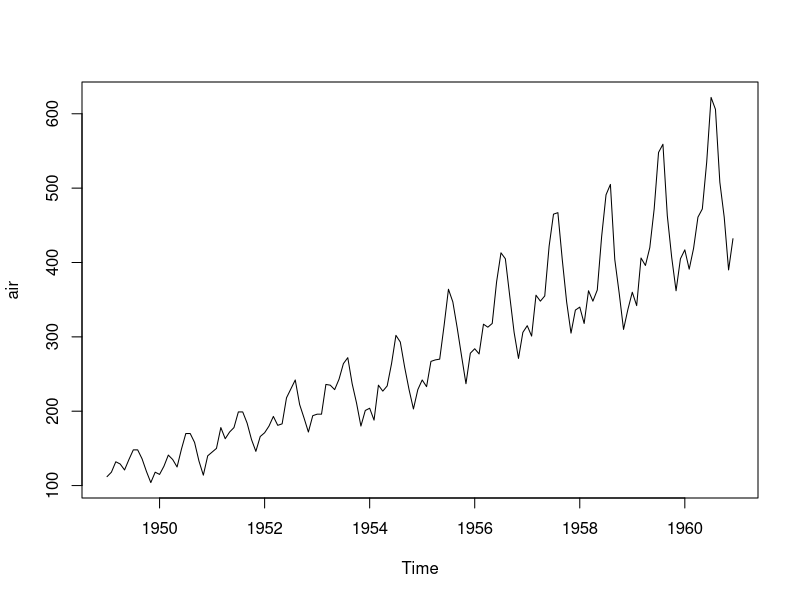
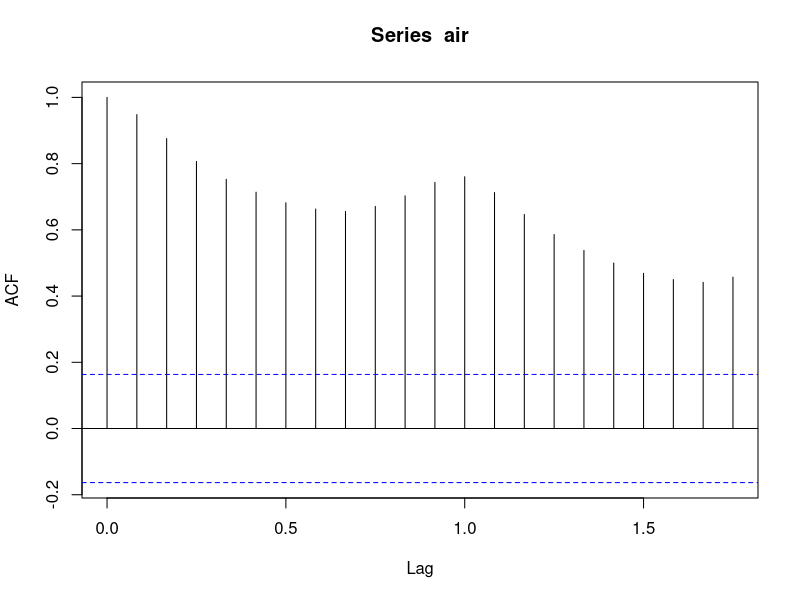
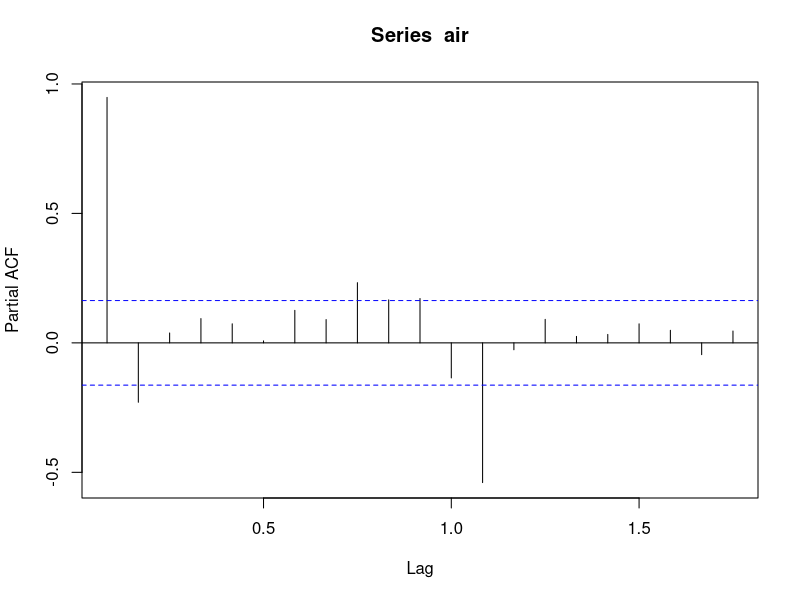
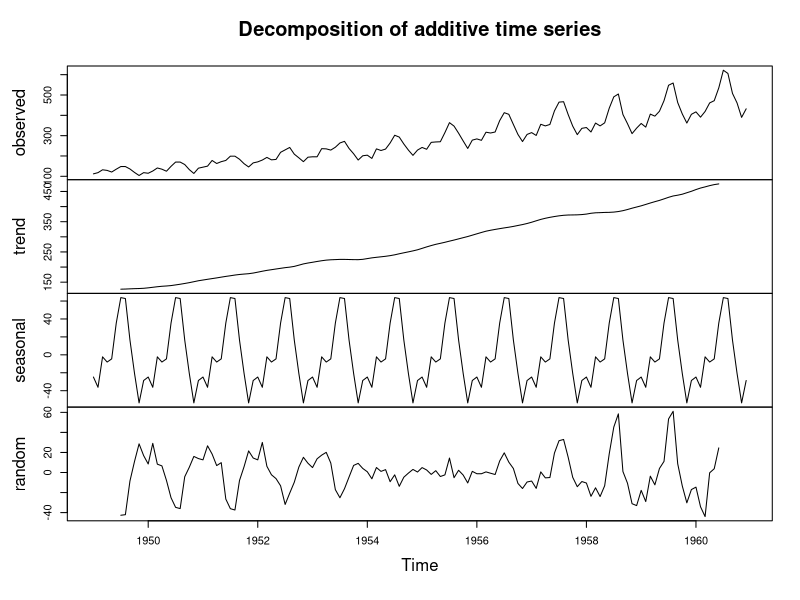
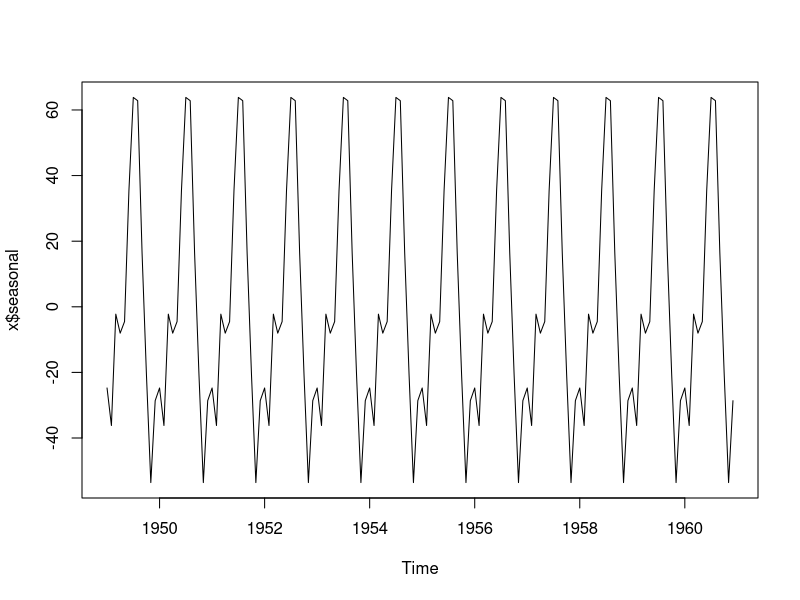
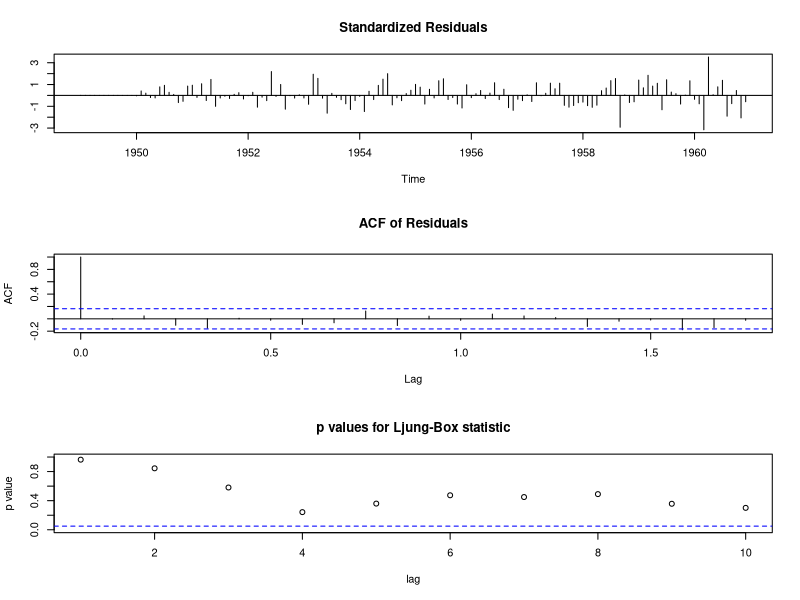

The R source for these figures, in order: (Note: this script raises an error after producing the figures.)
library(tseries)
air<-AirPassengers
ts.plot(air)
acf(air)
pacf(air)

x<-decompose(air)
plot(x)
plot(x$seasonal)
air.fit <- arima(air,order=c(0,1,1), seasonal=list(order=c(0,1,1), period=12))
tsdiag(air.fit)
library(forecast)

air.forecast <- forecast(air.fit,12)
summary(air.forecast)
plot.forecast(air.forecast)



require(graphics)
(m<-HoltWinters(co2))
plot(m)
plot(fitted(m))

library(forecast)
library(tseries)
ohhist <- read.csv("ohhist.csv", sep = ",")
ts.plot(ohhist)
auto.arima(ohhist,ic=c('bic'))
ohhista<- arima(ohhist,order=c(0,0,0))
ohhistf <- forecast.Arima(ohhista,6)
ohhistf



